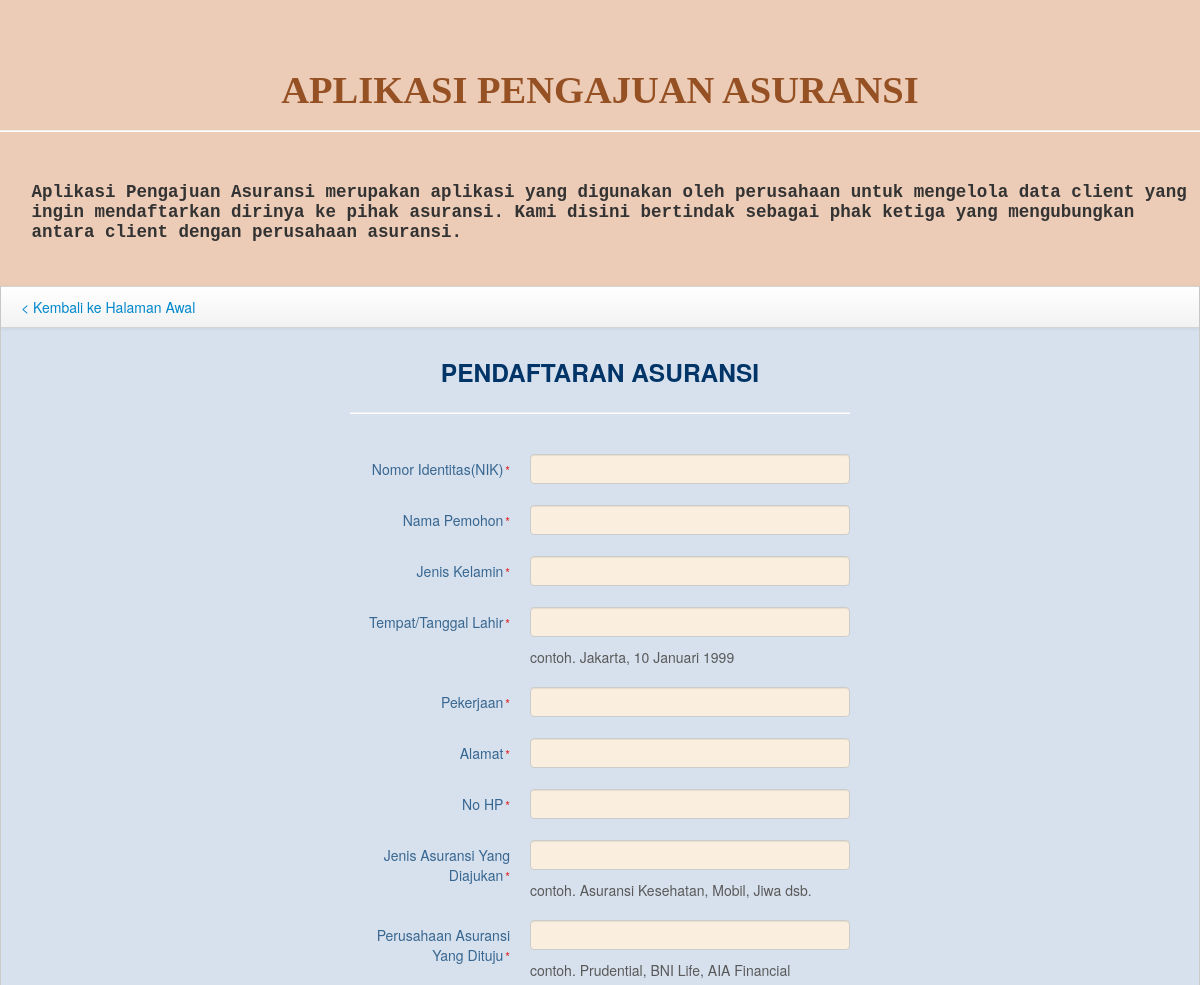
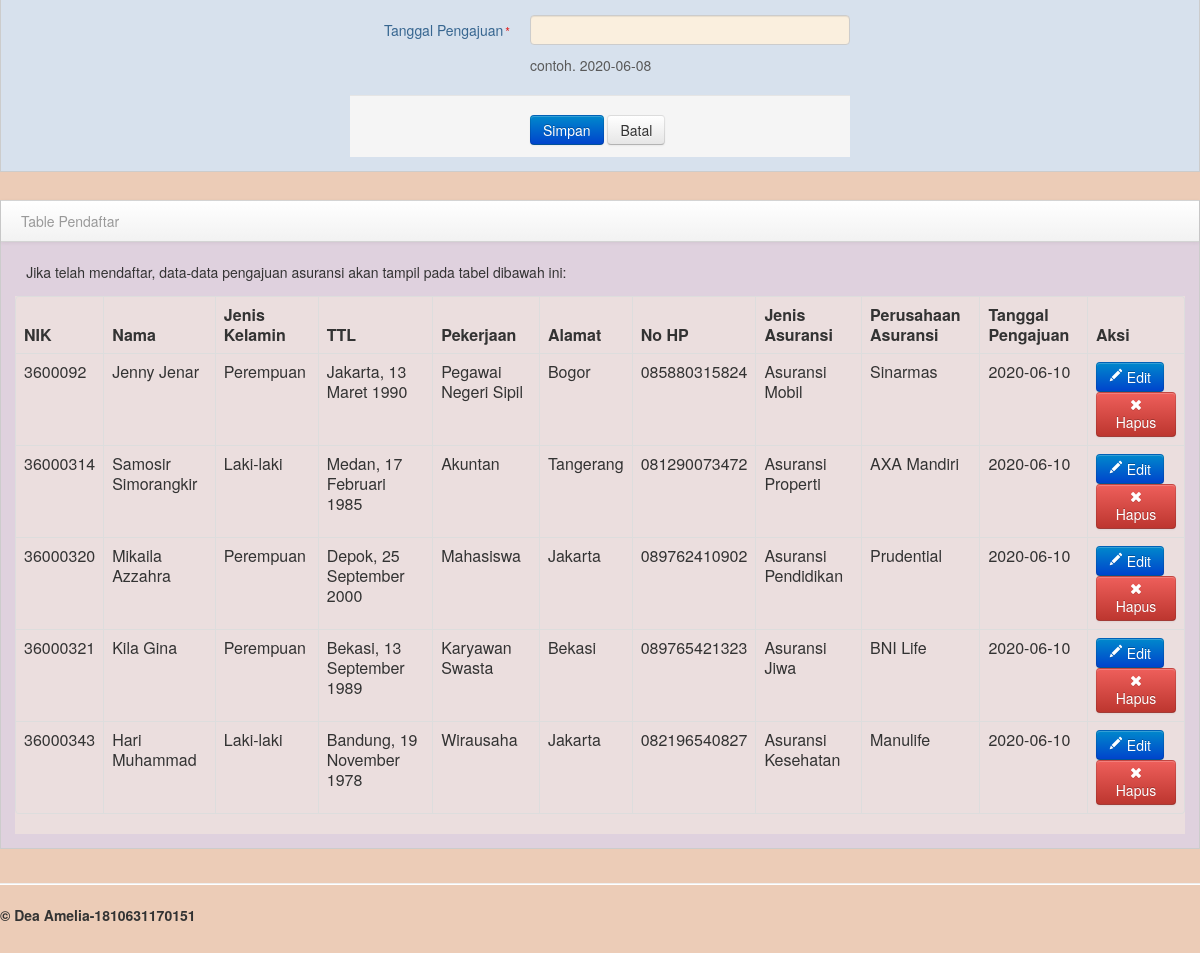
The page /projek_uas/aplikasi_asuransi.php on the database its author committed (2 pictures, top to bottom).
### tables this page shows
CREATE TABLE `data_pelanggan` (
  `nik` int(20) NOT NULL,
  `nama` varchar(50) NOT NULL,
  `jk` varchar(20) NOT NULL,
  `ttl` varchar(50) NOT NULL,
  `pekerjaan` varchar(100) NOT NULL,
  `alamat` varchar(500) NOT NULL,
  `no_hp` varchar(100) NOT NULL,
  `jenis_asuransi` varchar(100) NOT NULL,
  `perusahaan_asuransi` varchar(100) NOT NULL,
  `tgl_pengajuan` date NOT NULL
);

### projek_uas/edit_data_asuransi.php (called while the page is built, shortened)
<?php
    include "koneksi.php";
    $noinduk = $_GET['nik'];
    $proses_ambil= mysqli_query($koneksi, "SELECT * FROM data_pelanggan WHERE nik = '".$noinduk."'")
                   or die (mysqli_error($koneksi));
?>

### projek_uas/tampil_data_asuransi.php (called while the page is built)
<?php
    include "koneksi.php";
    $proses = mysqli_query($koneksi,"SELECT * FROM data_pelanggan")
    or die (mysqli_error($koneksi))
?>

### projek_uas/aplikasi_asuransi.php (the view, shortened to what this page needs)
<?php
  include "tampil_data_asuransi.php";
  include "edit_data_asuransi.php";
  $data_edit= mysqli_fetch_assoc($proses_ambil);
?>
<html>
        <link href="library/bootstrap/css/bootstrap.min.css" rel="stylesheet" media="screen">
        <link href="library/bootstrap/css/bootstrap-responsive.min.css" rel="stylesheet" media="screen">
        <link href="library/assets/styles.css" rel="stylesheet" media="screen">
        <body  style="background-color:#ECCCB7;">
        <h1> APLIKASI PENGAJUAN ASURANSI </h1>
        <hr>
        <br>
        <h4 style="text-align:left;" @nbsp;>  Aplikasi Pengajuan Asuransi merupakan aplikasi yang digunakan oleh perusahaan untuk mengelola data client
            yang ingin mendaftarkan dirinya ke pihak asuransi. Kami disini  bertindak sebagai phak ketiga yang
            mengubungkan antara client dengan perusahaan asuransi.</h4>
        <br>
                     <div class="row-fluid"   >
                        <div class="block"  style="background-color:#D7E1ED; ">
                            <div class="navbar navbar-inner block-header" >
                                <div class="muted pull-left"> <a href="tampilan_awal.php"> < Kembali ke Halaman Awal </a></div>
                            </div>
                            <div class="block-content collapse in">
                                <div class="tengah" >
                                <?php
                                      if($_GET['nik'] != ''){
                                ?>
                                  <form action="edit_data_asuransi.php?id=<?php echo $data_edit['nik']?>&proses=1" method="POST" class="form-horizontal">
                                <?php
                                      } else {
                                ?>
					<form action="proses_asuransi.php" method="POST" class="form-horizontal"   >
                            <?php
                                      }
                                ?>
						<fieldset>
                            <h3 >    PENDAFTARAN ASURANSI </h3>
                            <hr>
                            <br>
                            <div class="control-group">
  								<label class="control-label" style="color:#376690;">Nomor Identitas(NIK)<span class="required">*</span></label>
  								<div class="controls">
                                      <input name="nik" type="text" class="span12 m-wrap" style="background-color:#FAEFDE;"
                                      value="<?php if($data_edit ['nik'] != "")  echo $data_edit['nik'];?> "/>
  								</div>
                              </div>
  							<div class="control-group">
  								<label class="control-label"  style="color:#376690;" >Nama Pemohon<span class="required">*</span></label>
  								<div class="controls">
                                      <input type="text" name="nama" data-required="1" class="span12 m-wrap" style="background-color:#FAEFDE;"
                                      value="<?php if($data_edit ['nama'] != "")  echo $data_edit['nama'];?> "/>
  								</div>
  							</div>
                              <div class="control-group">
  								<label class="control-label" style="color:#376690;">Jenis Kelamin<span class="required">*</span></label>
  								<div class="controls">
                                      <input name="jk" type="text" class="span12 m-wrap" style="background-color:#FAEFDE;"
                                      value="<?php if($data_edit ['jk'] != "")  echo $data_edit['jk'];?> "/>
  								</div>
  							</div>
  							<div class="control-group">
  								<label class="control-label" style="color:#376690;">Tempat/Tanggal Lahir<span class="required">*</span></label>
  								<div class="controls">
                                      <input name="ttl" type="text" class="span12 m-wrap" style="background-color:#FAEFDE;"
                                      value="<?php if($data_edit ['ttl'] != "")  echo $data_edit['ttl'];?> "/>
  									<span class="help-block">contoh. Jakarta, 10 Januari 1999</span>
  								</div>
                              </div>
                              <div class="control-group">
  								<label class="control-label" style="color:#376690;">Pekerjaan<span class="required">*</span></label>
  								<div class="controls">
                                      <input name="pekerjaan" type="text" class="span12 m-wrap" style="background-color:#FAEFDE;"
                                      value="<?php if($data_edit ['pekerjaan'] != "")  echo $data_edit['pekerjaan'];?> "/>
  								</div>
                              </div>
                              <div class="control-group">
  								<label class="control-label" style="color:#376690;">Alamat<span class="required">*</span></label>
  								<div class="controls">
                                      <input name="alamat" type="text" class="span12 m-wrap" style="background-color:#FAEFDE;"
                                      value="<?php if($data_edit ['alamat'] != "")  echo $data_edit['alamat'];?> " />
  								</div>
                              </div>
  							<div class="control-group">
  								<label class="control-label" style="color:#376690;">No HP<span class="required">*</span></label>
  								<div class="controls">
                                      <input name="nohp" type="text"  class="span12 m-wrap" style="background-color:#FAEFDE;"
                                      value="<?php if($data_edit ['no_hp'] != "")  echo $data_edit['no_hp'];?> " />
  								</div>
                              </div>
  							<div class="control-group">
  								<label class="control-label" style="color:#376690;">Jenis Asuransi Yang Diajukan<span class="required">*</span></label>
  								<div class="controls">
                                      <input name="jenis" type="text" class="span12 m-wrap" style="background-color:#FAEFDE;"
                                      value="<?php if($data_edit ['jenis_asuransi'] != "")  echo $data_edit['jenis_asuransi'];?> "/>
  									<span class="help-block">contoh. Asuransi Kesehatan, Mobil, Jiwa dsb.</span>
  								</div>
                              </div>
                              <div class="control-group">
  								<label class="control-label" style="color:#376690;">Perusahaan Asuransi Yang Dituju<span class="required">*</span></label>
  								<div class="controls">
                                      <input name="perusahaan" type="text" class="span12 m-wrap" style="background-color:#FAEFDE;"
                                      value="<?php if($data_edit ['perusahaan_asuransi'] != "")  echo $data_edit['perusahaan_asuransi'];?> "/>
  									<span class="help-block">contoh. Prudential, BNI Life, AIA Financial</span>
  								</div>
                              </div>
                              <div class="control-group">
  								<label class="control-label" style="color:#376690;">Tanggal Pengajuan<span class="required">*</span></label>
  								<div class="controls">
                                      <input name="tglpengajuan" type="text" class="span12 m-wrap" style="background-color:#FAEFDE;"
                                      value="<?php if($data_edit ['tgl_pengajuan'] != "")  echo $data_edit['tgl_pengajuan'];?> "/>
                                      <span class="help-block">contoh. 2020-06-08</span>
  								</div>
                              </div>
  							<div class="form-actions">
  								<button type="submit" class="btn btn-primary">Simpan</button>
  								<button type="reset" class="btn">Batal</button>
  							</div>
						</fieldset>
					</form>
				</div>
			    </div>
			</div>
		    </div>
<div class="row-fluid">
                        <div class="block" style="background-color:#DFD1DE">
                            <div class="navbar navbar-inner block-header">
                                <div class="muted pull-left"> Table Pendaftar</div>
                            </div>
                            <br>
                            <p style="padding-left: 1.8em"> Jika telah mendaftar, data-data pengajuan asuransi akan tampil pada tabel dibawah ini: </p>
                            <div class="block-content collapse in"  style="background-color:#EBDEDE">
                                <div class="span12">
  									<table class="table table-bordered" >
                                      <div class="row-fluid" >
						              <thead>
						                <tr>
						                  <th>NIK</th>
						                  <th>Nama</th>
						                  <th>Jenis Kelamin</th>
                                          <th>TTL</th>
                                          <th>Pekerjaan</th>
                                          <th>Alamat</th>
                                          <th>No HP</th>
                                          <th>Jenis Asuransi</th>
                                          <th>Perusahaan Asuransi</th>
                                          <th>Tanggal Pengajuan</th>
                                          <th>Aksi</th>
						                </tr>
						              </thead>
						              <tbody>
                                        <?php
                                          while($data = mysqli_fetch_assoc($proses)){
                                        ?>
						                   <tr>
						                  <td><?php echo $data['nik']  ?></td>
						                  <td><?php echo $data['nama']  ?></td>
                                          <td><?php echo $data['jk']  ?></td>
						                  <td><?php echo $data['ttl']  ?></td>
						                  <td><?php echo $data['pekerjaan']  ?></td>
                                          <td><?php echo $data['alamat']  ?></td>
						                  <td><?php echo $data['no_hp']  ?></td>
						                  <td><?php echo $data['jenis_asuransi']  ?></td>
                                          <td><?php echo $data['perusahaan_asuransi']  ?></td>
                                          <td><?php echo $data['tgl_pengajuan']  ?></td>
						                  <td> <a class="btn btn-primary" href="aplikasi_asuransi.php?nik=<?php echo $data['nik']  ?>">
                                              <i class="icon-pencil icon-white"></i> Edit  </a>
                                             <a class="btn btn-danger" href="hapus_data_asuransi.php?nik=<?php echo $data['nik']  ?>">
                                             <i class="icon-remove icon-white"></i> Hapus  </a>
                                          </td>
                            </tr>
                                        <?php
                                          }
                                        ?>
						              </tbody>
						            </table>
                                </div>
                            </div>
                        </div>
                    </div>
            <hr>
            <footer>
                <p><b> &copy; Dea Amelia-1810631170151</b></p>
            </footer>
</body>

### projek_uas/library/assets/styles.css (style rules this page uses)
body { padding-top: 0; padding-bottom: 40px; background-color: #f5f5f5; }
@media (min-width: 979px) { body { padding-top: 60px; } }
.block { border: 1px solid #ccc; background: white; margin: 1em 0em; border-top: none; }
.block-content { margin: 1em; min-height: .25em; }
.block-header { margin-bottom: 0px; border-right: none; border-left: none; -webkit-border-radius: 0px; -moz-border-radius: 0px; border-radius: 0px; }
.block-header div { padding-top: 10px; }
.control-label .required { color: #e02222; font-size: 12px; padding-left: 2px; }

### projek_uas/aplikasi_asuransi.php (style rules this page uses)
h1 { color: #955123 ; font-family: "Palatino Linotype", "Book Antiqua", serif; text-align:center; }
h3 { text-align:center; color:#013467; }
h4 { font-family: "MS Gothic", monospace; text-align:left; padding-left: 1.8em }
.tengah { position: relative; margin: auto; left:0; right:0; top:0; bottom:0; width:500px; height:800px; }

### rows shown on the page
data_pelanggan: nik "3600092", nama "Jenny Jenar", jk "Perempuan", ttl "Jakarta, 13 Maret 1990", pekerjaan "Pegawai Negeri Sipil", alamat "Bogor", no_hp "085880315824", jenis_asuransi "Asuransi Mobil", perusahaan_asuransi "Sinarmas", tgl_pengajuan "2020-06-10"
data_pelanggan: nik "36000314", nama "Samosir Simorangkir", jk "Laki-laki", ttl "Medan, 17 Februari 1985", pekerjaan "Akuntan", alamat "Tangerang", no_hp "081290073472", jenis_asuransi "Asuransi Properti", perusahaan_asuransi "AXA Mandiri", tgl_pengajuan "2020-06-10"
data_pelanggan: nik "36000320", nama "Mikaila Azzahra", jk "Perempuan", ttl "Depok, 25 September 2000", pekerjaan "Mahasiswa", alamat "Jakarta", no_hp "089762410902", jenis_asuransi "Asuransi Pendidikan", perusahaan_asuransi "Prudential", tgl_pengajuan "2020-06-10"
data_pelanggan: nik "36000321", nama "Kila Gina", jk "Perempuan", ttl "Bekasi, 13 September 1989", pekerjaan "Karyawan Swasta", alamat "Bekasi", no_hp "089765421323", jenis_asuransi "Asuransi Jiwa", perusahaan_asuransi "BNI Life", tgl_pengajuan "2020-06-10"
data_pelanggan: nik "36000343", nama "Hari Muhammad", jk "Laki-laki", ttl "Bandung, 19 November 1978", pekerjaan "Wirausaha", alamat "Jakarta", no_hp "082196540827", jenis_asuransi "Asuransi Kesehatan", perusahaan_asuransi "Manulife", tgl_pengajuan "2020-06-10"
